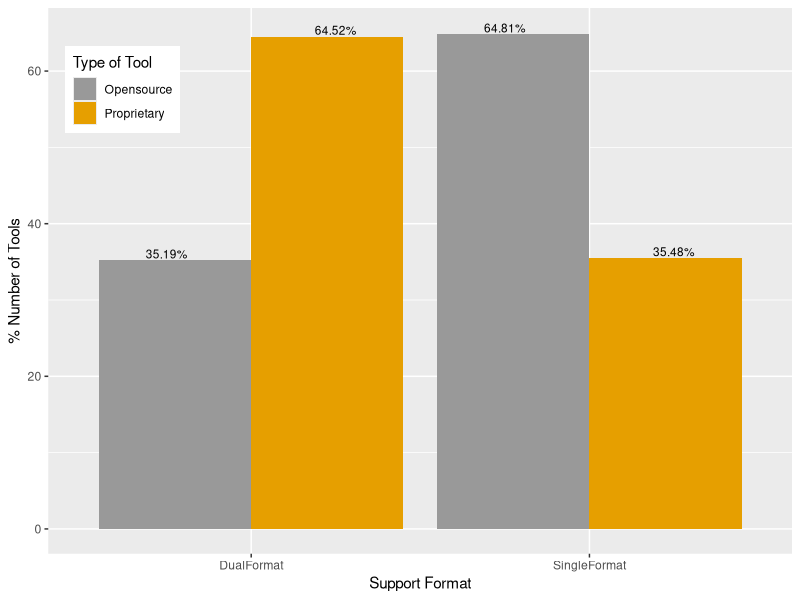
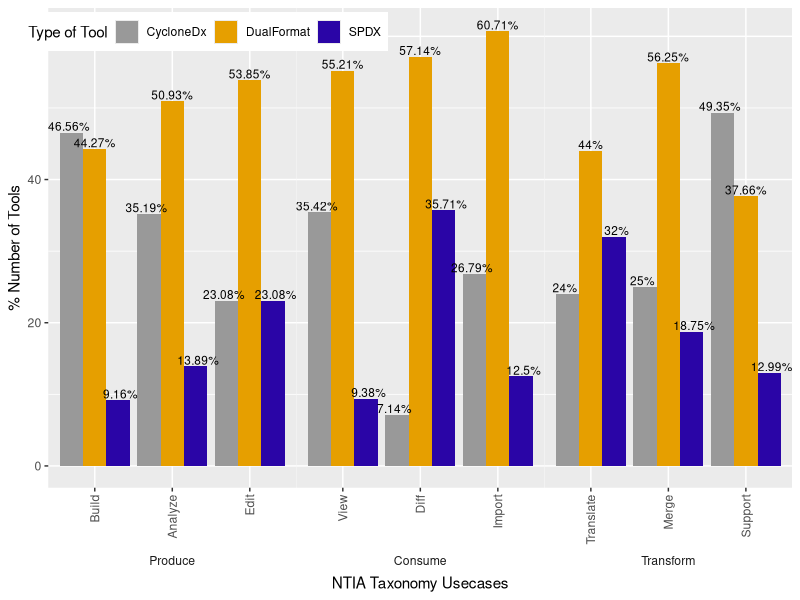
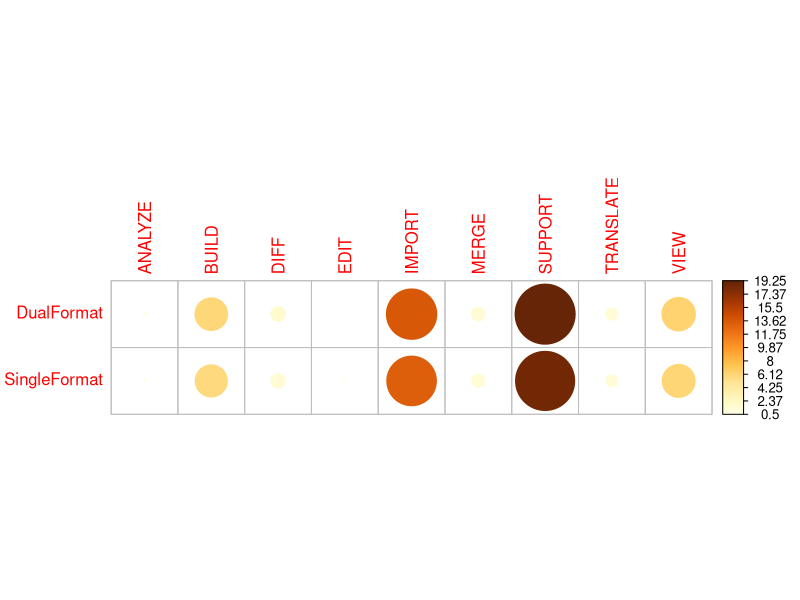
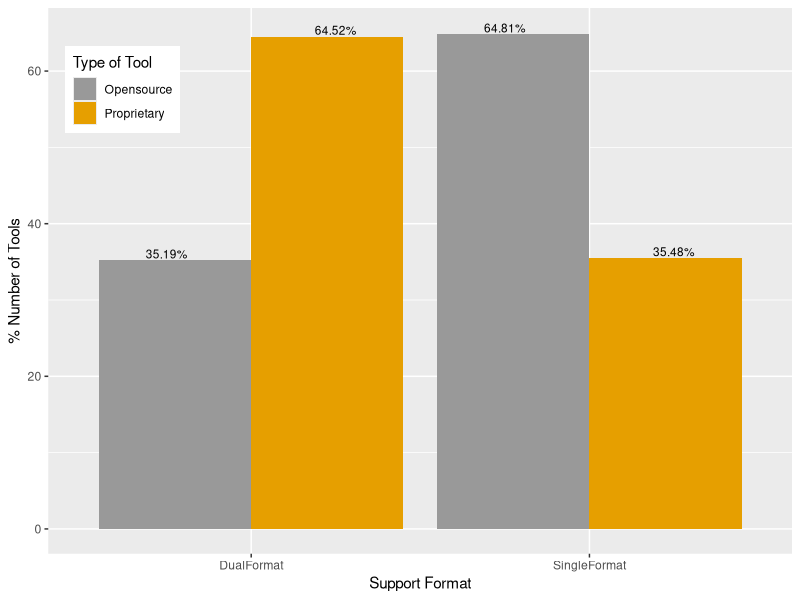
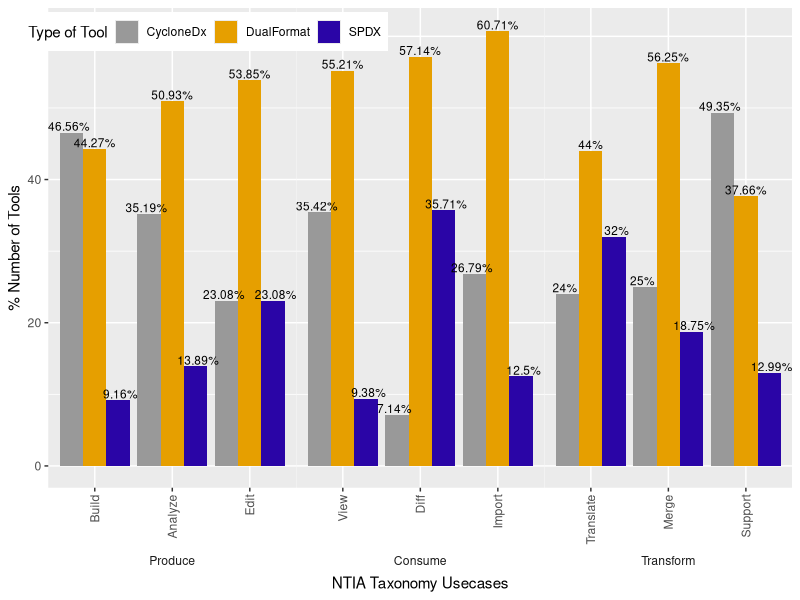
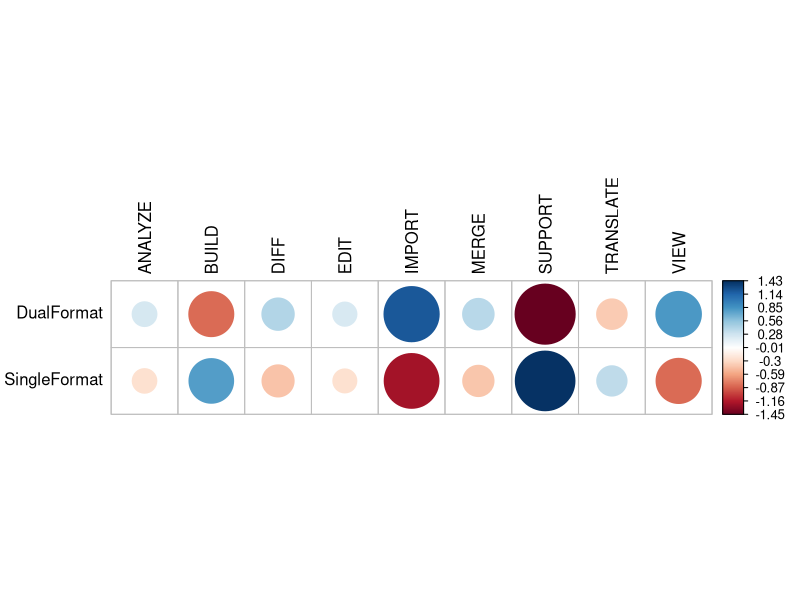

Write the R code that produced these figures, in order.

library(dplyr)
library(tidyr)
library(ggplot2)

df = read.csv("FinalClassification2.csv")
# Replace values in the 'Format' column
df$Support[df$Support %in% c("CycloneDx", "SPDX")] <- "SingleFormat"



df2 <- df %>%
  group_by(Type, Support) %>%
  summarise(n = n()) %>%
  group_by(Type) %>%
  mutate(percentage = n / sum(n) * 100)

View(df2)


plot <- ggplot(df2, aes(x=Support,y=percentage)) +
  geom_bar(aes(fill = Type), position = "dodge", stat="identity") +
  ylab("% Number of Tools") +
  xlab("Support Format") +
  labs(fill="Type of Tool") +
  theme(legend.position = c(0.1, 0.85), legend.direction = "vertical") +
  geom_text(size=3 ,position = position_dodge(1) , aes(y=percentage+0.25, fill = Type, label=paste0(round(percentage,digits = 2),"%"), hjust=0.5, vjust=0)) +
  #theme(axis.text.x = element_text(angle = 180, vjust = 0.5, hjust=1)) +
  scale_fill_manual(values=c("#999999", "#E69F00"))
plot

pdf(file = "spdx_cdx_dual_os_vs_prop.pdf",width = 8, height = 4)
plot
dev.off()

result <- df %>%
  group_by(Support) %>%
  summarise(across(c(BUILD, ANALYZE, EDIT, VIEW, DIFF, IMPORT, TRANSLATE, MERGE, SUPPORT), ~sum(.)))


View(result)

df_long <- result %>%
  gather(Usecase, Value, -Support)

View(df_long)
df_long$Support <- as.character(df_long$Support)


library(ggplot2)

#write.csv(df_long,file = "sumOfTaxonomy3.csv")
# I manually edited to make the logos more meaningful in terms of order
df_long_2 = read.csv("sumOfTaxonomy3.csv")
# Define the desired order for 'Section'
desired_order <- c("Produce", "Consume", "Transform")  # Replace with your desired order
# Reorder the 'Section' variable
df_long_2$Section <- factor(df_long_2$Section, levels = desired_order)

plot <- ggplot(df_long_2, aes(x=reorder(Usecase,order),y=value)) +
  geom_bar(aes(fill = labels), position = "dodge", stat="identity") +
  facet_grid(. ~ Section,
             scales = "free_x",
             space = "free_x",
             switch = "x") +
  theme(panel.spacing = unit(0, units = "cm"), # removes space between panels
        strip.placement = "outside", # moves the states down
        strip.background = element_rect(fill = "white")) +
  ylab("% Number of Tools") +
  xlab("NTIA Taxonomy Usecases") +
  labs(fill="Type of Tool") +
  theme(legend.position = c(0.21, 0.95), legend.direction = "horizontal") +
  geom_text(size=3 ,position = position_dodge(1) , aes(y=value+0.25, fill = labels, label=paste0(round(value,digits = 2),"%"), hjust=0.5, vjust=0)) +
  theme(axis.text.x = element_text(angle = 90, vjust = 0.5, hjust=1)) +
  scale_fill_manual(values=c("#999999", "#E69F00","#2a05a6"))
plot

pdf(file = "spdx_vs_cdx_ntia.pdf",width = 8, height = 5)
plot
dev.off()

# ==============================================
# ==============================================
# ==============================================
# ==============================================
# ==============================================
# ==============================================


View(df)
df2<-df
df2$Name<-NULL

df3 <- df2 %>%
  gather(Usecase, Value, -Support)
View(df3)

library(rstatix)
library(coin)
library(corrplot)
df4 <- df3[df3$Value != 0, ]
df4 <- df4[df4$Usecase != 'Type', ]
df4$Value <- NULL
#write.csv(df4,file="preppingForChi.csv")
#df4 <- read.csv("preppingForChi.csv")

contingency_table <- table(df4$Support, df4$Usecase)
View(contingency_table)
chi_square_result <- chisq.test(contingency_table)

chi_square_statistic <- chi_square_result$statistic
# Calculate Cramer's V manually
n <- sum(contingency_table)  # Total number of observations
num_rows <- nrow(contingency_table)
num_cols <- ncol(contingency_table)

# Calculate Cramer's V
cramers_v <- sqrt(chi_square_statistic / (n * min((num_rows - 1), (num_cols - 1))))

# Print Cramer's V
print("This is the Cramer's effect size: ")
print(cramers_v)

library(corrplot)

pdf(file = "cdx_vs_spdx_residuals.pdf",width = 8, height = 3)
cp <- corrplot(chi_square_result$residuals, is.cor = FALSE,tl.col="black")
dev.off()

# Calculating Associations
View(round(chi_square_result$residuals, 3))

# Calculating Contributions
contrib <- 100*chi_square_result$residuals^2/chi_square_result$statistic
corrplot(contrib, is.cor = FALSE)
View(round(contrib, 3))
